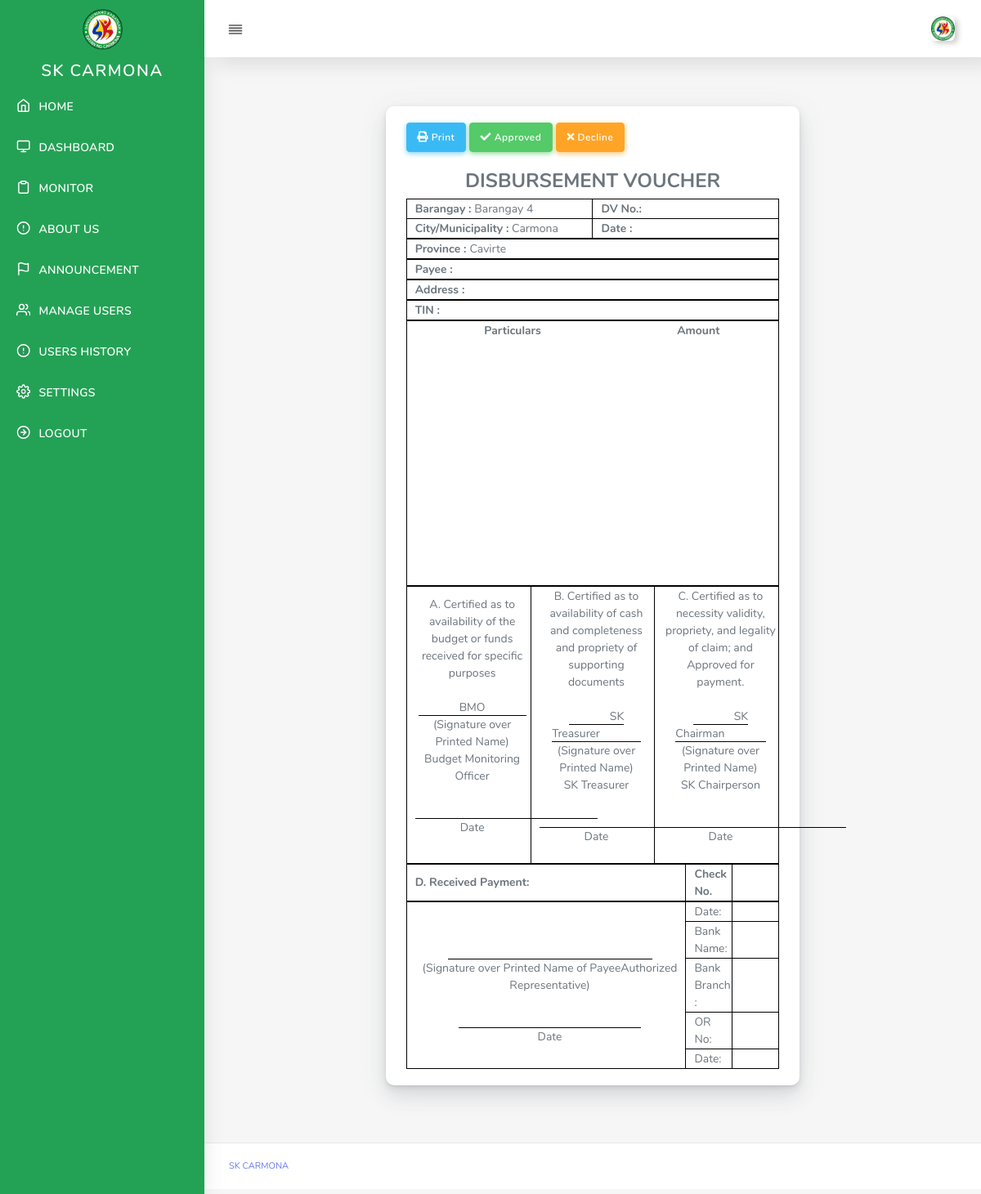
Page /admin/procurement-dv.php?brgy=4 (signed in) on the committed database.
### tables this page shows
CREATE TABLE `skaccount` (
  `brgyID` int(11) NOT NULL,
  `barangay_name` varchar(32) NOT NULL,
  `username` varchar(32) NOT NULL,
  `password` varchar(32) NOT NULL,
  `img_profile` text NOT NULL,
  `sk_chairman` varchar(100) NOT NULL,
  `vice_chairman` varchar(100) NOT NULL,
  `secretary` varchar(100) NOT NULL,
  `member1` varchar(100) NOT NULL,
  `member2` varchar(100) NOT NULL,
  `member3` varchar(100) NOT NULL,
  `procuring` varchar(100) NOT NULL,
  `brgy_captain` varchar(100) NOT NULL,
  `committee_approriations` varchar(100) NOT NULL,
  `sk_treasurer` varchar(100) NOT NULL,
  `ai_committee` varchar(100) NOT NULL,
  `budget_officer` varchar(50) NOT NULL,
  `city` varchar(100) NOT NULL,
  `province` varchar(100) NOT NULL,
  `contact` varchar(100) NOT NULL
);

### admin/procurement-dv.php (the view, shortened to what this page needs)
<?php include('header.php'); ?>
<?php include('nav.php'); ?>
<?php include('../controller/sk-procurement-reports.php'); ?>
	<div class="main-content">
	<div class="row justify-content-center">
	 <div class="col-7">
		    <div class="card">
                  <div class="card-body">
				  <button class="btn btn-info btn-md" type="button" onclick="printDiv('printableArea')"/><i class="fas fa-print"></i> Print </button>
					<?php
					$proid = base64_decode(urldecode($_GET['data']));
					$brgy1  = $_GET['brgy'];
					$pr	   = $mysqli->query("SELECT * FROM dv_report where brgy_id='$brgy1' and pro_id='$proid'");
					$prres = $pr->fetch_assoc();
					$brgy	 = $mysqli->query("SELECT * FROM skaccount where brgyID ='$brgy1'");
					$brgyres = $brgy->fetch_assoc();
					?>
					 <?php if($prres['is_approved'] == 1){ echo " <center> <b> DISBURSEMENT VOUCHER APPROVED  </b></center>  " ; }
					else if($prres['is_approved'] == 2){ echo " <center> <b>DISBURSEMENT VOUCHER DECLINED </b></center> " ; }
					else{ ?>
						<button class="btn btn-success btn-md" type="button" data-toggle="modal" data-target="#approved"><i class="fas fa-check"></i> Approved </button>
						<button class="btn btn-warning btn-md" type="button" data-toggle="modal" data-target="#declined"> <i class="fas fa-times"></i> Decline </button>
					<?php } ?>
					<br><br>
				  <div id="printableArea">
					  <center><h4>DISBURSEMENT VOUCHER</h4> </center>
					  <table class="table-1" style="border:1px solid black;" >
						<tr>
							<td colspan="6"> <strong> Barangay : </strong>  <?php echo $brgyres['barangay_name'];?></td>
							<td colspan="6"><strong> DV No.:</strong>  <?php echo $prres['dvno'];?></td>
						</tr>
						<tr>
							<td colspan="6"><strong> City/Municipality :</strong>  <?php echo $brgyres['city'];?></td>
							<td colspan="6"><strong> Date : </strong> <?php echo $prres['datedv'];?> </td>
						</tr>
                      </table>
					  <table class="table-1" style="border:0px solid black;" >
						<tr>
							<td colspan="6"> <strong> Province : </strong>  <?php echo $brgyres['province'];?></td>
						</tr>
                      </table>
					  <table class="table-1" style="border:0px solid black;" >
						<tr>
							<td colspan="6"> <strong> Payee : </strong>  <?php echo $prres['payee'];?></td>
						</tr>
                      </table>
					  <table class="table-1" style="border:0px solid black;" >
						<tr>
							<td colspan="6"> <strong> Address : </strong>  <?php echo $prres['address'];?></td>
						</tr>
                      </table>
					  <table class="table-1" style="border:0px solid black;" >
						<tr>
							<td colspan="6"> <strong> TIN : </strong>  <?php echo $prres['tin'];?></td>
						</tr>
                      </table>
                      <table class="table-2" style="border:1px solid black;width: 100%;">
                        <thead>
                          <tr>
                            <th class="text-center">Particulars</th>
                            <th class="text-center">Amount</th>
                          </tr>
                        </thead>
						<tbody>
						<tr><td   colspan="6" class="text-center"></td></tr>
						</tbody>
                      </table>
					    <table class="table-1" style="border:1px solid black;" >
						<tr style=" height: 310px;">
							<td colspan="6" class="text-center">
									A. Certified as to availability of the budget or funds received for specific purposes
									<br><br>
									<span style="border-bottom: 1px solid black; padding-left: 50px"><?php echo $brgyres['budget_officer'];?></span><span style="border-bottom: 1px solid black; padding-left: 50px"></span>
									<br> (Signature over Printed Name) <br>Budget Monitoring Officer
								<br>
								<br>
								<span style="border-bottom: 1px solid black; padding-left: 220px">&nbsp;</span>
								<br>
								Date
								<br>
								<br>
							</td>
							<td colspan="6" class="text-center">
								B. Certified as to availability of cash and completeness and propriety of supporting documents
								<br><br>
									<span style="border-bottom: 1px solid black; padding-left: 50px"><?php echo $brgyres['sk_treasurer'];?></span><span style="border-bottom: 1px solid black; padding-left: 50px"></span>
								<br> (Signature over Printed Name) <br> SK Treasurer
								<br>
								<br>
								<span style="border-bottom: 1px solid black; padding-left: 220px">&nbsp;</span>
								<br>
								Date
								<br>
								<br>
							</td>
							<td colspan="6" class="text-center">
								C. Certified as to necessity validity, propriety, and legality of claim; and Approved for payment.
								<br><br>
									<span style="border-bottom: 1px solid black; padding-left: 50px"><?php echo $brgyres['sk_chairman'];?></span><span style="border-bottom: 1px solid black; padding-left: 50px"></span>
								<br> (Signature over Printed Name) <br> SK Chairperson
								<br>
								<br>
								<span style="border-bottom: 1px solid black; padding-left: 220px">&nbsp;</span>
								<br>
								Date
								<br>
								<br>
							</td>
						</tr>
                      </table>
					    <table class="table-1" style="border:1px solid black;" >
						<tr>
							<td colspan="6"> <strong> D. Received Payment: </strong> </td>
							<td colspan="0"> <strong>Check No. </strong> </td>
							<td colspan="0"> <strong></strong> </td>
						</tr>
                      </table>
					  <table class="table-1" >
					  <tr >
						<td rowspan="5" colspan="6" class="text-center"><br><br>
									<span style="border-bottom: 1px solid black; padding-left: 250px"></span>
								<br>(Signature over Printed Name of PayeeAuthorized Representative)
								<br>
								<br>
								<span style="border-bottom: 1px solid black; padding-left: 220px">&nbsp;</span>
								<br>
								Date
								<br>
								<br></td>
					  <td>Date: </td>
					  <td></td>
					  </tr>
					   <tr>
						 <td>Bank Name:</td>
						  <td></td>
					  </tr>
						<tr>
						 <td>Bank Branch:</td>
					  	 <td></td>
					  </tr>
						<tr>
						 <td>OR No:</td>
					  	 <td></td>
					  </tr>
					  <tr>
						 <td>Date:</td>
					  	 <td></td>
					  </tr>
					</table>
                  </div>
                </div>
                </div>
           </div>
           </div>
   </div>
<?php require('footer.php'); ?>

### admin/procurement-dv.php (style rules this page uses)
.table-1 { width: 100%; table-layout: fixed; }
.table-1 td { border: 1pt solid black; padding-left: 10px; }
.table-2 tbody tr:last-child { height:300px; }

### rows in the picture
skaccount: barangay_name "Barangay 4", city "Carmona", province "Cavirte", budget_officer "BMO", sk_treasurer "SK Treasurer", sk_chairman "SK Chairman"
